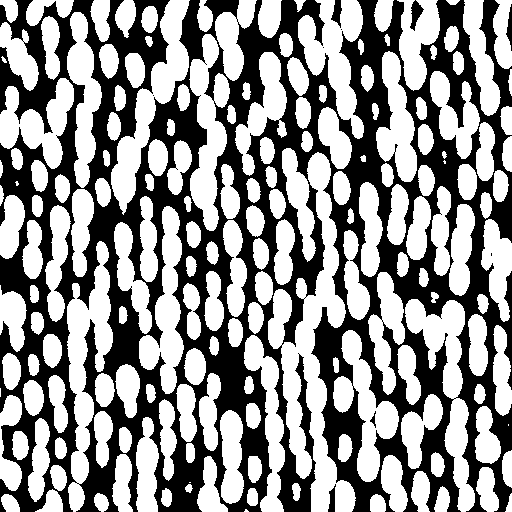
#> input picture sio2_002.002_th.png, 512 x 512 px
$ python 2d_autocorr.py
#> lines starting #> are read from the running program, lines starting #| are printed output that depends on the picture
# -*- coding: utf-8 -*-
"""
Created on Thu Oct 13 14:08:59 2022

@author: php20jo
"""

import numpy as np
import matplotlib.pyplot as plt
import matplotlib.axes as ax
#import imageio as iio
from scipy.interpolate import interp1d
from scipy import interpolate


# [53 lines of commented-out code are left out]

def projections_2d(matrix):
    #make the vectors for each G function
    ycor=np.arange(0,ly,1)
    xcor=np.arange(0,lx,1)
    # print(lx/2)
    #Calculate the corelation length Eq.(1.6) Anderson book
    cly=2*np.sum(matrix[:,int(lx/2)])
    clx=2*np.sum(matrix[int(ly/2),:])
    #Each projection y,x,z based on Eq.(1.7) Anderson book
    Gy_x=[]
    for x in range(len(xcor)):
    	Gy_x.append((2/cly)*np.sum(matrix[:,xcor[x]]))
    Gx_y=[]
    for y in range(len(ycor)):
    	Gx_y.append((2/clx)*np.sum(matrix[ycor[y],:]))

    return ycor, Gy_x, xcor, Gx_y, cly, clx

# [19 lines of commented-out code are left out]


def autocorr(matrix):
	# Calculate the autocorrelation function of tomography section
	f = np.fft.ifftshift(np.fft.fftn(np.fft.fftshift(matrix)))
	P = np.abs(f)**2
	transform = abs(np.fft.ifftshift(np.fft.ifftn(np.fft.fftshift(P))))
	return transform

#%%

scale=64 #pix/um

test = plt.imread('sio2_002.002_th.png')
#> test is the input picture: shape (512, 512, 4) float32; mean R, G, B, A 0.565, 0.565, 0.565, 1
#test=iio.imread('sio2_002.002_th.png')
test=test[:,:-1]
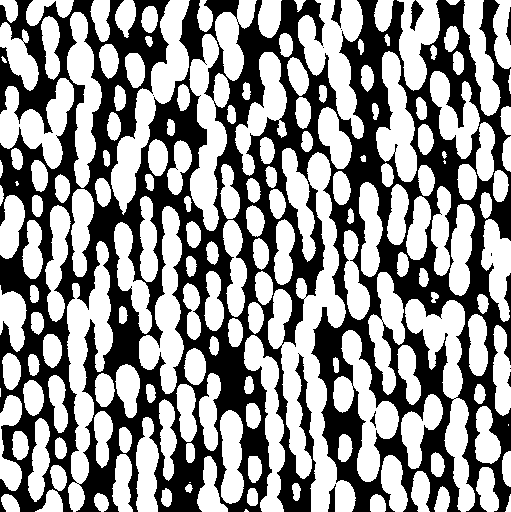
#> test: shape (512, 511, 4) float32; mean R, G, B, A 0.565, 0.565, 0.565, 1
print(test.shape)
#| (512, 511, 4)

plt.figure()
plt.imshow(test,cmap='gray')
plt.title('raw image')
plt.gca().set_xscale('linear')

#%%


s=test.shape
#> s = (512, 511, 4)
ly=s[0]
#> ly = 512
lx=s[1]
#> lx = 511
# lz=s[2]
dely=1;
delx=1;
# delz=1;
N=lx*ly#*lz
#> N = 261632
N0=np.sum(test)
#> N0 = 705476
phi_n=N0/N
#> phi_n = 2.7
phi_v=phi_n
#> phi_v = 2.7
V=N*delx*dely#*delz
#> V = 261632

gamma=autocorr(test)
#> in autocorr, `transform = abs(np.fft.ifftshift(np.fft.ifftn(np.fft.fftshift(P))))`:
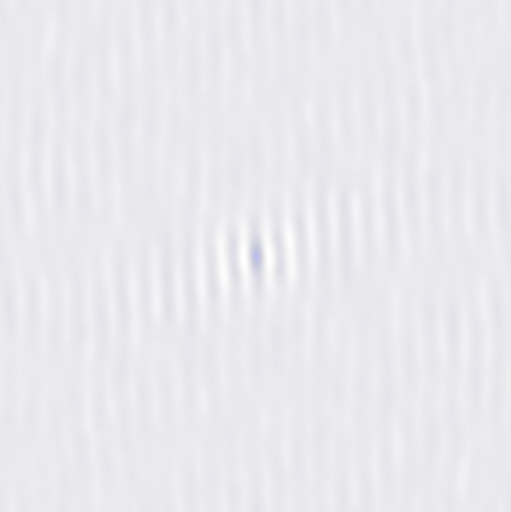
#> transform: shape (512, 511, 4) float64; mean of channels 0, 1, 2, 3 463219.7, 463219.7, 512617.5, 463219.7; transparent parts drawn white

plt.figure()
plt.imshow(gamma)
plt.title('autocorr')

ycor, Gy_x, xcor, Gx_y, cly, clx=projections_2d(gamma)
#> in projections_2d, `cly=2*np.sum(matrix[:,int(lx/2)])`: cly = 1.98e+09
#> in projections_2d, `clx=2*np.sum(matrix[int(ly/2),:])`: clx = 1.95e+09
#> after the loop in projections_2d, `for x in range(len(xcor)):`: Gy_x = 511 values, max 1 at index 256, min 0.971 at index 223, mean 0.982
#> after the loop in projections_2d, `for y in range(len(ycor)):`: Gx_y = 512 values, max 1 at index 256, min 0.996 at index 231, mean 0.997
#> ycor = 512 values from 0 to 511; xcor = 511 values from 0 to 510; cly = 1.98e+09; clx = 1.95e+09


plt.figure()
plt.plot(xcor[:int(len(xcor)/2)],Gy_x[int(len(xcor)/2):-1],'r',label='Gy(x)')
plt.legend()
plt.figure()
plt.plot(ycor[:int(len(ycor)/2)],Gx_y[int(len(ycor)/2):],'b--',label='Gx(y)')
plt.legend()
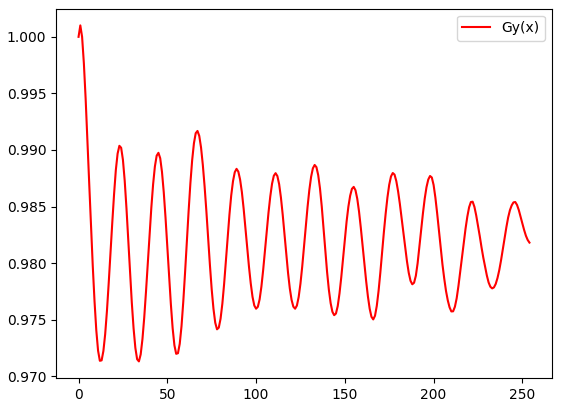
#> figure drawn by matplotlib, 1 panel; curve peaks at x = 1, y = 1
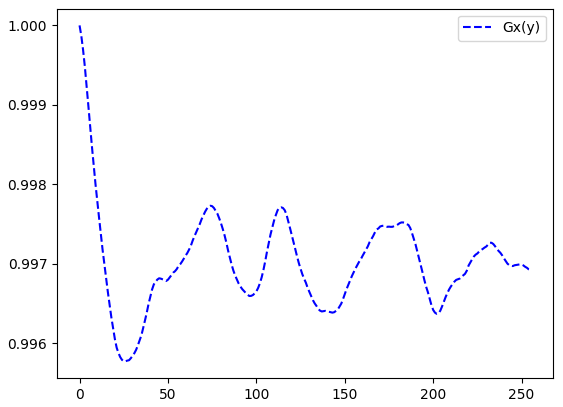
#> figure drawn by matplotlib, 1 panel; curve peaks at x = 0, y = 1
